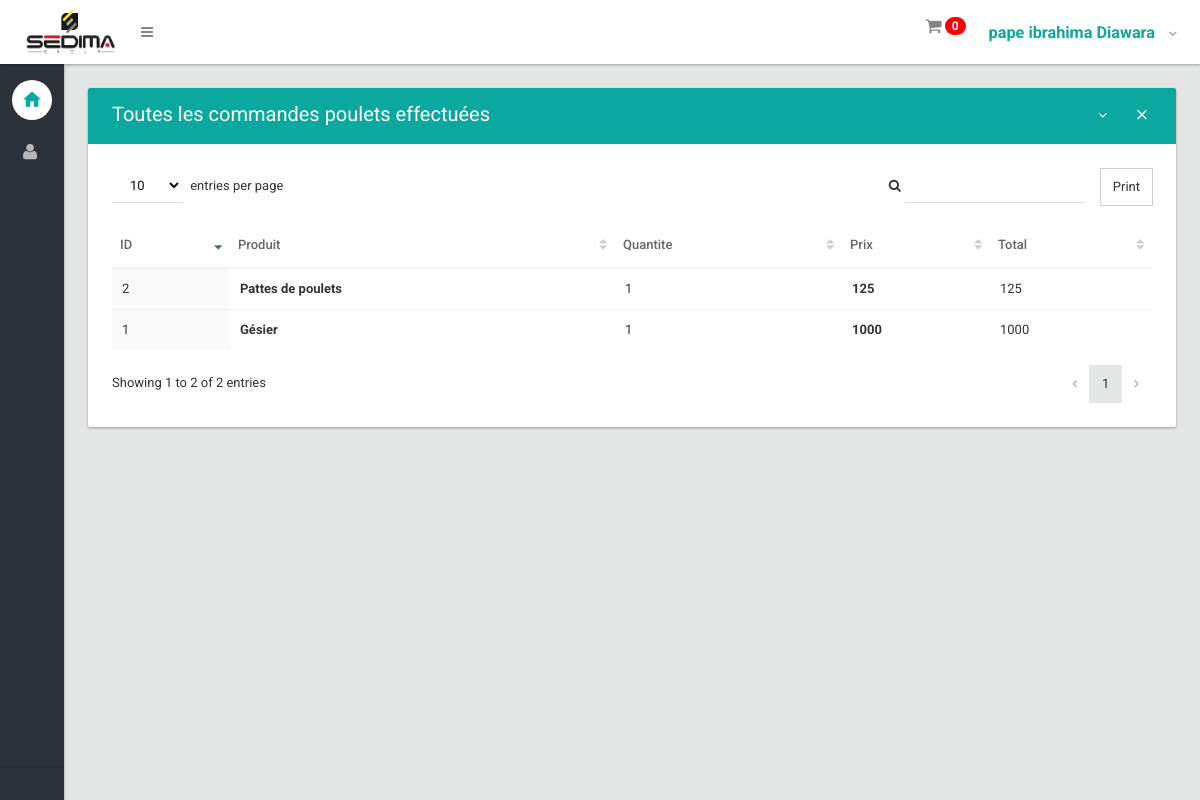
Screenshot of /orders/detail_list/1/ (signed in) with the database file from the repository.
### orders/models.py (models this page shows)
class OrderItem(models.Model):
    STATUS_CHOICES = (
    ('t', 'Traiter'),
    ('e', 'En cours'),
)
    product = models.ForeignKey(Product,
                                related_name='order_items', on_delete=models.CASCADE)
    price = models.DecimalField(max_digits=10, decimal_places=0)
    quantity = models.PositiveIntegerField(default=1)
    order = models.ForeignKey(Order,
                              related_name='items',on_delete=models.CASCADE)
    status = models.CharField(max_length=1, choices=STATUS_CHOICES,default='e')
    class Meta:
        verbose_name = 'Articles commandé'
    def __str__(self):
        return '{}'.format(self.id)
    def get_cost(self):
        return self.price * self.quantity

### shop/models.py (models this page shows, shortened)
class Product(models.Model):
    category = models.ForeignKey(Category,
                                 related_name='products', on_delete=models.CASCADE)
    name = models.CharField(max_length=200, db_index=True)
    slug = models.SlugField(max_length=200, db_index=True)
    image = models.ImageField(upload_to='products/%Y/%m/%d',
                              blank=True)
    description = models.TextField(blank=True)
    price = models.DecimalField(max_digits=10, decimal_places=0)
    available = models.BooleanField(default=True)
    created = models.DateTimeField(auto_now_add=True)
    updated = models.DateTimeField(auto_now=True)
    class Meta:
        ordering = ('name',)
        index_together = (('id', 'slug'),)
        verbose_name = _('Produit')
        verbose_name_plural = _('Produits')
    def __str__(self):
        return self.name

### orders/views.py (the view)
# urls.py: re_path(r'^detail_list/(?P<pk>\d+)/$', views.view_list, name='detail_list'),
@login_required
def view_list(request,pk):
    order = Order.objects.get(pk=pk)
    orderitems = order.items.all()
    total = order.items.aggregate(Sum('price'))
    return render(request, 'orders/order/detail_list.html', {'orderitems':orderitems,'total':total,})

### cart/cart.py (called while the page is built)
    def __len__(self):
        return sum(item['quantity'] for item in self.cart.values())

### cart/context_processors.py (called while the page is built)
def cart(request):
        return {'cart': Cart(request)}

### orders/templates/orders/order/detail_list.html (shortened to what this page needs)
{% extends 'shop/layout.html' %}
{% block body %}
                <section>
                    <div class="section-body">
                        <div class="row">
                            <div class="col-lg-12">
                                <div class="card">
                                    <div class="card-head style-primary">
                                        <header>Toutes les commandes poulets effectuées</header>
                                        <div class="tools">
                                            <a class="btn btn-icon-toggle btn-collapse"><i class="fa fa-angle-down"></i></a>
                                            <a class="btn btn-icon-toggle btn-close"><i class="md md-close"></i></a>
                                        </div>
                                    </div>
                                    <div class="card-body">
                                        <div class="table-responsive">
                                            <table id="datatable2" class="table order-column hover">
                                                <thead>
                                                    <tr>
                                                        <th>ID</th>
                                                        <th>Produit</th>
                                                        <th>Quantite</th>
                                                        <th>Prix</th>
                                                        <th>Total</th>
                                                    </tr>
                                                </thead>
                                                <tbody>
                                                  {% for orderitems in orderitems%}
                                                        <tr class="gradeX">
                                                            <td>{{ orderitems}}</td>
                                                            <td><b>{{ orderitems.product }}</b></td>
                                                            <td>{{ orderitems.quantity }}</td>
                                                            <td><b>{{ orderitems.price }}</b></td>
                                                            <td>{{ orderitems.get_cost }}</td>
                                                        </tr>
                                                  {%endfor%}
                                                </tbody>
                                            </table>
                                        </div>
                                    </div>
                                </div>
                            </div>
                        </div>
                    </div>
                </section>
{% endblock %}

### shop/templates/shop/layout.html (shortened to what this page needs)
{% load static %}
{% load bootstrap3 %}
<!DOCTYPE html>
<html lang="en">
	<head>
		<link type="text/css" rel="stylesheet" href="{% static 'css/bootstrap.css' %}" />
		<link type="text/css" rel="stylesheet" href="{% static 'css/materialadmin.css' %}" />
		<link type="text/css" rel="stylesheet" href="{% static 'css/font-awesome.min.css' %}" />
		<link type="text/css" rel="stylesheet" href="{% static 'css/material-design-iconic-font.min.css' %}" />
    <link type="text/css" rel="stylesheet" href="{% static 'css/libs/DataTables/jquery.dataTables.css' %}" />
		<link type="text/css" rel="stylesheet" href="{% static 'css/libs/DataTables/extensions/dataTables.colVis.css' %}" />
		<link type="text/css" rel="stylesheet" href="{% static 'css/libs/DataTables/extensions/dataTables.tableTools.css' %}" />
    <link type="text/css" rel="stylesheet" href="{% static 'css/libs/select2/select2.css' %}" />
    <link type="text/css" rel="stylesheet" href="{% static 'css/print.css' %}" />
	</head>
	<body class="menubar-hoverable header-fixed " oncontextmenu="return false;">
		<header id="header" >
			<div class="headerbar">
				<div class="headerbar-left">
					<ul class="header-nav header-nav-options">
						<li class="header-nav-brand" >
							<div class="brand-holder">
								<a href="/">
									<span class="text-lg text-light text-danger"><div><img width="93" height="113" src="{% static 'img/sedima.png'%}" alt="" data-orig-size="223,114"/></div></span>
								</a>
							</div>
						</li>
						<li>
							<a class="btn btn-icon-toggle menubar-toggle" data-toggle="menubar" href="javascript:void(0);">
								<i class="fa fa-bars"></i>
							</a>
						</li>
					</ul>
				</div>
				<div class="headerbar-right">
					<ul class="header-nav header-nav-profile">
            <li id="cartbadge" class="history-account-login-nav padding-right-none">
              <a href="{% url "cart:cart_detail" %}">
                <i class="fa fa-shopping-cart fa-lg" alt="Cart"></i><span class="badge badge-cart">{% with total_items=cart|length %}{% if cart|length > 0 %}{{ total_items }}{% else %}0{% endif %}{% endwith %}</span>
              </a>
            </li>
						<li class="dropdown">
							<a href="javascript:void(0);" class="dropdown-toggle ink-reaction" data-toggle="dropdown">
								<span class="profile-info">
									<h4 class="text-lg text-bold text-primary">{{user.get_full_name}}</h4>
								</span>
							</a>
						</li>
					</ul>
				</div>
			</div>
		</header>
		<div id="base">
			<div id="content">
            {% block body %}
            {% endblock %}
			</div>
			<div id="menubar" class="menubar-inverse ">
				<div class="menubar-scroll-panel">
					<ul id="main-menu" class="gui-controls">
						<li>
							<a href="/" class="active">
								<div class="gui-icon"><i class="md md-home"></i></div>
							</a>
						</li>
						<li class="gui-folder">
							<a>
								<div class="gui-icon"><i class="fa fa-user"></i></div>
							</a>
						</li>
					</ul>
					<div class="menubar-foot-panel">
					</div>
				</div>
			</div>
		</div>
	</body>
</html>

### shop/templates/shop/layout.html (style rules this page uses)
.history-account-login-nav { border-left: 1px solid $light-cool-grey; font-weight: bold; }
.badge-cart { background-color: red; margin-left: 3px; }

### rows the page displays
OrderItem: id "1", product "Gésier", quantity "1", price "1000", get_cost "1000"
OrderItem: id "2", product "Pattes de poulets", quantity "1", price "125", get_cost "125"

### other values shown
{{ user.get_full_name }} "pape ibrahima Diawara"
